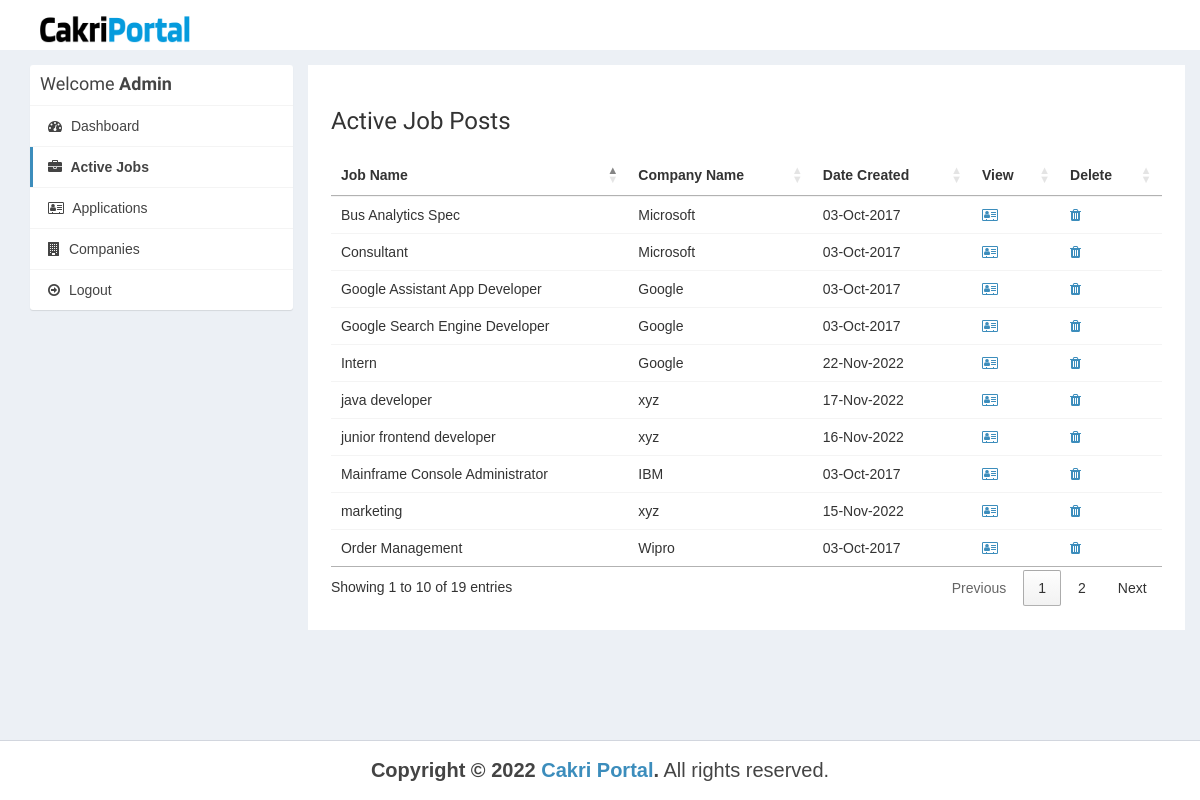
/admin/active-jobs.php (signed in), run on the app's committed database.
### tables this page shows
CREATE TABLE IF NOT EXISTS `job_post` (
  `id_jobpost` int(11) NOT NULL AUTO_INCREMENT,
  `id_company` int(11) NOT NULL,
  `jobtitle` varchar(255) NOT NULL,
  `description` text NOT NULL,
  `minimumsalary` int(11) NOT NULL,
  `maximumsalary` int(11) NOT NULL,
  `experience` varchar(255) NOT NULL,
  `qualification` varchar(255) NOT NULL,
  `createdat` timestamp NOT NULL DEFAULT CURRENT_TIMESTAMP,
  `jobtype` varchar(255) NOT NULL,
  `onsite` varchar(255) NOT NULL,
  PRIMARY KEY (`id_jobpost`)
);

CREATE TABLE IF NOT EXISTS `company` (
  `id_company` int(11) NOT NULL AUTO_INCREMENT,
  `name` varchar(255) NOT NULL,
  `companyname` varchar(255) NOT NULL,
  `country` varchar(255) NOT NULL,
  `state` varchar(255) NOT NULL,
  `city` varchar(255) NOT NULL,
  `contactno` varchar(255) NOT NULL,
  `website` varchar(255) NOT NULL,
  `email` varchar(255) NOT NULL,
  `password` varchar(255) NOT NULL,
  `aboutme` varchar(10000) DEFAULT NULL,
  `logo` varchar(255) NOT NULL,
  `createdAt` timestamp NOT NULL DEFAULT CURRENT_TIMESTAMP,
  `active` int(11) NOT NULL DEFAULT '2',
  PRIMARY KEY (`id_company`),
  UNIQUE KEY `email` (`email`)
);

### admin/active-jobs.php (the view, shortened to what this page needs)
<?php
require_once("../db.php");
?>
<!DOCTYPE html>
<html>
<head>
  <link rel="stylesheet" href="https://cdnjs.cloudflare.com/ajax/libs/twitter-bootstrap/3.3.7/css/bootstrap.min.css">
  <link rel="stylesheet" href="https://cdnjs.cloudflare.com/ajax/libs/font-awesome/4.7.0/css/font-awesome.min.css">
  <link rel="stylesheet" href="https://cdnjs.cloudflare.com/ajax/libs/ionicons/2.0.1/css/ionicons.min.css">
  <link rel="stylesheet" href="https://cdn.datatables.net/1.10.15/css/jquery.dataTables.min.css">
  <link rel="stylesheet" href="../css/AdminLTE.min.css">
  <link rel="stylesheet" href="../css/_all-skins.min.css">
  <link rel="stylesheet" href="../css/custom.css">
</head>
<body class="hold-transition skin-green sidebar-mini">
<div class="wrapper">
  <header class="main-header">
    <a href="index.php" class="logo logo-bg">
      <img class='cakri-logo' src="../img/CakriPortal.png" alt="">
    </a>
    <nav class="navbar navbar-static-top">
    </nav>
  </header>
  <div class="content-wrapper" style="margin-left: 0px;">
    <section id="candidates" class="content-header">
      <div class="container">
        <div class="row">
          <div class="col-md-3">
            <div class="box box-solid">
              <div class="box-header with-border">
                <h3 class="box-title">Welcome <b>Admin</b></h3>
              </div>
              <div class="box-body no-padding">
                <ul class="nav nav-pills nav-stacked">
                  <li><a href="dashboard.php"><i class="fa fa-dashboard"></i> Dashboard</a></li>
                  <li class="active"><a href="active-jobs.php"><i class="fa fa-briefcase"></i> Active Jobs</a></li>
                  <li><a href="applications.php"><i class="fa fa-address-card-o"></i> Applications</a></li>
                  <li><a href="companies.php"><i class="fa fa-building"></i> Companies</a></li>
                  <li><a href="../logout.php"><i class="fa fa-arrow-circle-o-right"></i> Logout</a></li>
                </ul>
              </div>
            </div>
          </div>
          <div class="col-md-9 bg-white padding-2">
            <h3>Active Job Posts</h3>
            <div class="row margin-top-20">
              <div class="col-md-12">
                <div class="box-body table-responsive no-padding">
                  <table id="example2" class="table table-hover">
                    <thead>
                      <th>Job Name</th>
                      <th>Company Name</th>
                      <th>Date Created</th>
                      <th>View</th>
                      <th>Delete</th>
                    </thead>
                    <tbody>
                      <?php
                      $sql = "SELECT job_post.*, company.companyname FROM job_post INNER JOIN company ON job_post.id_company=company.id_company";
                      $result = $conn->query($sql);
                      if($result->num_rows > 0) {
                        while($row = $result->fetch_assoc()) {
                      ?>
                      <tr>
                        <td><?php echo $row['jobtitle']; ?></td>
                        <td><?php echo $row['companyname']; ?></td>
                        <td><?php echo date("d-M-Y", strtotime($row['createdat'])); ?></td>
                        <td><a href="view-job-post.php?id=<?php echo $row['id_jobpost']; ?>"><i class="fa fa-address-card-o"></i></a></td>
                        <td><a href="delete-job-post.php?id=<?php echo $row['id_jobpost']; ?>"><i class="fa fa-trash"></i></a></td>
                      </tr>
                            <?php
                        }
                      }
                    ?>
                    </tbody>
                  </table>
                </div>
              </div>
            </div>
          </div>
        </div>
      </div>
    </section>
  </div>
  <footer class="main-footer" style="margin-left: 0px;">
  <div
    style="font-size:2rem !important;
    font-weight: 400 !important;
    "
    class="text-center">
      <strong>Copyright &copy; 2022 <a href="index.php">Cakri Portal</a>.</strong> All rights
    reserved.
    </div>
  </footer>
</div>
</body>
</html>

### css/custom.css (style rules this page uses)
.logo-bg { background-color: #ffffff !important; }
.margin-top-20 { margin-top: 20px; }
.padding-2 { padding: 2%; }
.bg-white { background-color: #fff; }

### data on the page
job_post: jobtitle "Google Assistant App Developer", id_company.companyname "Google", createdat "03-Oct-2017"
job_post: jobtitle "Google Search Engine Developer", id_company.companyname "Google", createdat "03-Oct-2017"
job_post: jobtitle "Order Management", id_company.companyname "Wipro", createdat "03-Oct-2017"
job_post: jobtitle "Bus Analytics Spec", id_company.companyname "Microsoft", createdat "03-Oct-2017"
job_post: jobtitle "Consultant", id_company.companyname "Microsoft", createdat "03-Oct-2017"
job_post: jobtitle "Mainframe Console Administrator", id_company.companyname "IBM", createdat "03-Oct-2017"
job_post: jobtitle "marketing", id_company.companyname "xyz", createdat "15-Nov-2022"
job_post: jobtitle "junior frontend developer", id_company.companyname "xyz", createdat "16-Nov-2022"
job_post: jobtitle "java developer", id_company.companyname "xyz", createdat "17-Nov-2022"
job_post: jobtitle "Intern", id_company.companyname "Google", createdat "22-Nov-2022"
